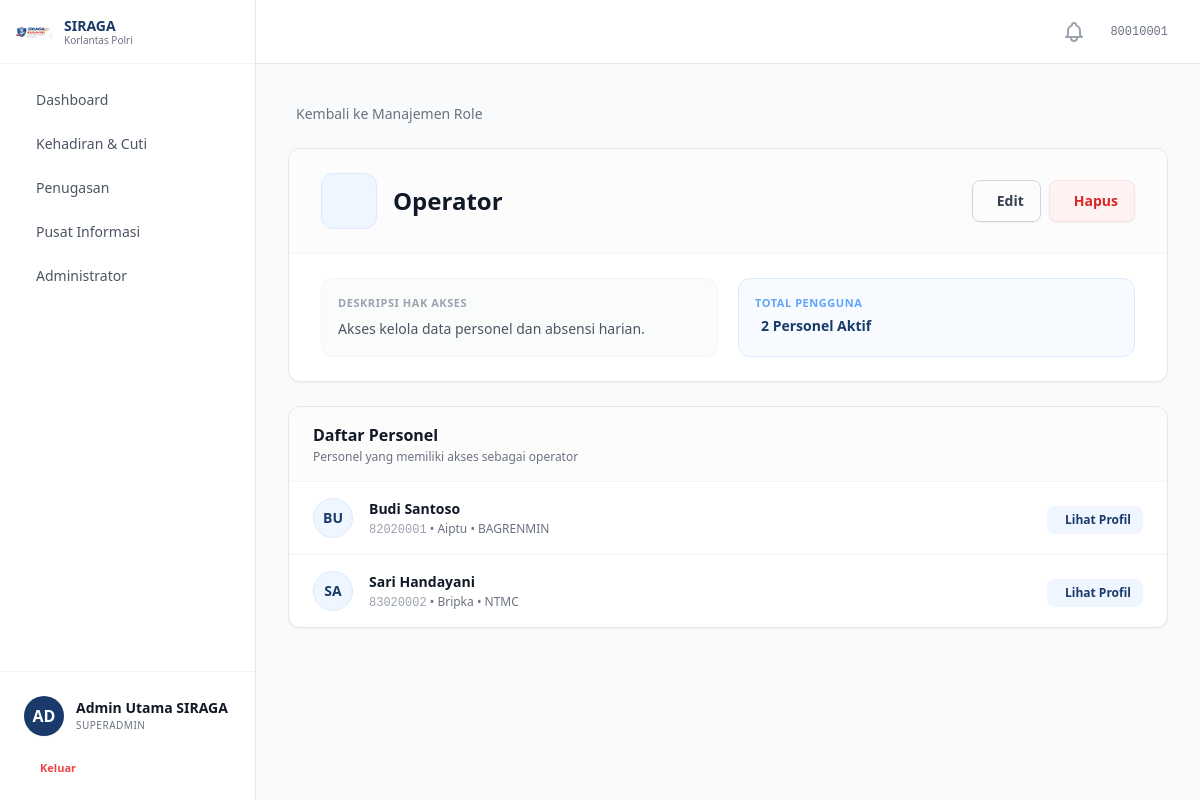
Screenshot of /accounts/roles/7/ (signed in) with the database file from the repository.
### accounts/models.py (models this page shows, shortened)
class MenuItem(models.Model):
    label = models.CharField(max_length=100, verbose_name='Label')
    path = models.CharField(max_length=200, blank=True, verbose_name='Path / URL Name')
    icon = models.CharField(max_length=100, blank=True, verbose_name='Icon')
    parent = models.ForeignKey(
        'self', on_delete=models.CASCADE, null=True, blank=True,
        related_name='submenus', verbose_name='Parent Menu'
    )
    sort_order = models.IntegerField(default=0, verbose_name='Sort Order')
    is_active = models.BooleanField(default=True, verbose_name='Active')
    class Meta:
        verbose_name = 'Menu Item'
        verbose_name_plural = 'Menu Items'
        ordering = ['sort_order', 'label']
    def get_url(self):
        try:
            return reverse(self.path)
        except NoReverseMatch:
            return self.path

class Personel(AbstractBaseUser, PermissionsMixin):
    ROLE_CHOICES = [
        ('personel', 'Personel'),
        ('operator', 'Operator'),
        ('pimpinan', 'Pimpinan'),
        ('superadmin', 'Superadmin'),
    ]
    PANGKAT_CHOICES = [
        ('Bharada', 'Bharada'),
        ('Bhayangkara', 'Bhayangkara'),
        ('Bripda', 'Bripda'),
        ('Briptu', 'Briptu'),
        ('Brigpol', 'Brigpol'),
        ('Bripka', 'Bripka'),
        ('Aipda', 'Aipda'),
        ('Aiptu', 'Aiptu'),
        ('Ipda', 'Ipda'),
        ('Iptu', 'Iptu'),
        ('AKP', 'AKP'),
        ('Kompol', 'Kompol'),
        ('AKBP', 'AKBP'),
        ('Kombespol', 'Kombespol'),
        ('Brigjen Pol', 'Brigjen Pol'),
        ('Irjen Pol', 'Irjen Pol'),
        ('Komjen Pol', 'Komjen Pol'),
        ('Jenderal Pol', 'Jenderal Pol'),
    ]
    nrp = models.CharField(max_length=20, unique=True, verbose_name='NRP')
    nama_lengkap = models.CharField(max_length=200, verbose_name='Nama Lengkap')
    email = models.EmailField(blank=True, verbose_name='Email')
    no_hp = models.CharField(max_length=20, blank=True, verbose_name='No. HP')
    pangkat = models.CharField(max_length=50, choices=PANGKAT_CHOICES, blank=True, verbose_name='Pangkat')
    jabatan = models.CharField(max_length=200, blank=True, verbose_name='Jabatan')
    satker = models.ForeignKey(
        Satker, on_delete=models.SET_NULL, null=True, blank=True,
        related_name='personel', verbose_name='Satuan Kerja'
    )
    role = models.CharField(max_length=20, choices=ROLE_CHOICES, default='personel', verbose_name='Role')
    role_obj = models.ForeignKey(
        Role, on_delete=models.SET_NULL, null=True, blank=True,
        related_name='personel_set', verbose_name='Role (Object)'
    )
    foto = models.ImageField(upload_to='foto_personel/', blank=True, null=True, verbose_name='Foto')
    is_active = models.BooleanField(default=False)
    status_verifikasi = models.CharField(
        max_length=20,
        choices=[('pending', 'Pending'), ('approved', 'Approved')],
        default='pending'
    )
    is_staff = models.BooleanField(default=False)
    tanggal_bergabung = models.DateTimeField(auto_now_add=True)
    tanggal_nonaktif = models.DateTimeField(null=True, blank=True, verbose_name='Tanggal Dinonaktifkan')
    alasan_nonaktif = models.TextField(blank=True, verbose_name='Alasan Dinonaktifkan')
    objects = PersonelManager()
    USERNAME_FIELD = 'nrp'
    REQUIRED_FIELDS = ['nama_lengkap']
    class Meta:
        verbose_name = 'Personel'
        verbose_name_plural = 'Personel'
        ordering = ['nama_lengkap']
    @property
    def is_superadmin(self):
        if self.role_obj:
            return self.role_obj.nama.lower() == 'superadmin'
        return self.role == 'superadmin'

class Role(models.Model):
    nama = models.CharField(max_length=100, unique=True, verbose_name='Nama Role')
    deskripsi = models.TextField(blank=True, verbose_name='Deskripsi')
    dibuat_pada = models.DateTimeField(default=timezone.now, verbose_name='Dibuat Pada')
    menus = models.ManyToManyField(MenuItem, blank=True, related_name='roles', verbose_name='Menu Access')
    class Meta:
        verbose_name = 'Role'
        verbose_name_plural = 'Role'
        ordering = ['nama']

class Satker(models.Model):
    nama = models.CharField(max_length=200)
    kode = models.CharField(max_length=20, unique=True)
    keterangan = models.TextField(blank=True)
    class Meta:
        verbose_name = "Satuan Kerja"
        verbose_name_plural = "Satuan Kerja"
        ordering = ['nama']

### accounts/views.py (the view)
# urls.py: path('roles/<int:pk>/', views.detail_role, name='detail_role'),
@cek_akses_menu('accounts:daftar_role')
def detail_role(request, pk):
    role = get_object_or_404(Role, pk=pk)
    pengguna_list = role.personel_set.filter(is_active=True).select_related('satker')
    return render(request, 'accounts/role/detail_role.html', {
        'role': role,
        'pengguna_list': pengguna_list,
    })

### accounts/context_processor.py (called while the page is built)
def jumlah_verifikasi(request):
    if request.user.is_authenticated and (request.user.is_superadmin or request.user.is_operator):
        count = Personel.objects.filter(status_verifikasi='pending').count()
        return {'jumlah_pending_verifikasi': count}
    return {'jumlah_pending_verifikasi': 0}

### notifikasi/context_processors.py (called while the page is built)
def notifikasi_unread_count(request):
    if request.user.is_authenticated:
        count = Notifikasi.objects.filter(user=request.user, is_read=False).count()
        return {'notif_unread_count': count}
    return {'notif_unread_count': 0}

### sprin/context_processors.py (called while the page is built)
def user_role(request):
    role = request.session.get('user_role', 'Operator')
    if role not in ['Operator', 'SDM', 'Pimpinan']:
        role = 'Operator'
    return {'user_role': role}

### templates/accounts/role/detail_role.html (shortened to what this page needs)
{% extends 'base.html' %}
{% block content %}
<div class="max-w-4xl mx-auto flex flex-col gap-6">
  <div>
    <a href="{% url 'accounts:daftar_role' %}" class="inline-flex items-center gap-2 text-sm text-gray-500 hover:text-gray-900 font-medium transition-colors">
      Kembali ke Manajemen Role
    </a>
  </div>
  <div class="bg-white rounded-xl shadow-sm border border-gray-200 overflow-hidden">
    <div class="p-6 sm:px-8 border-b border-gray-100 flex flex-col sm:flex-row items-start sm:items-center justify-between gap-4 bg-gray-50/50">
      <div class="flex items-center gap-4">
        <div class="w-14 h-14 rounded-xl bg-blue-50 text-primary flex items-center justify-center shrink-0 border border-blue-100">
        </div>
        <div>
          <h1 class="text-2xl font-bold text-gray-900 leading-tight">{{ role.nama|title }}</h1>
        </div>
      </div>
      <div class="flex items-center gap-2 shrink-0 w-full sm:w-auto mt-2 sm:mt-0">
        <a href="{% url 'accounts:edit_role' role.pk %}" class="flex-1 sm:flex-none inline-flex items-center justify-center gap-2 px-4 py-2.5 rounded-lg border border-gray-300 text-sm font-bold text-gray-700 hover:bg-gray-50 transition-all shadow-sm">
          Edit
        </a>
        <a href="{% url 'accounts:hapus_role' role.pk %}" class="flex-1 sm:flex-none inline-flex items-center justify-center gap-2 px-4 py-2.5 rounded-lg bg-red-50 border border-red-100 text-sm font-bold text-red-600 hover:bg-red-100 transition-all shadow-sm">
          Hapus
        </a>
      </div>
    </div>
    <div class="p-6 sm:px-8 grid grid-cols-1 md:grid-cols-2 gap-5">
      <div class="bg-gray-50/80 rounded-xl border border-gray-100 p-4">
        <p class="text-[11px] font-semibold text-gray-400 uppercase tracking-wider mb-1.5">Deskripsi Hak Akses</p>
        <p class="text-sm text-gray-600 leading-relaxed">{{ role.deskripsi|default:"Tidak ada deskripsi yang diatur untuk role ini." }}</p>
      </div>
      <div class="bg-blue-50/50 rounded-xl border border-blue-100 p-4">
        <p class="text-[11px] font-semibold text-blue-400 uppercase tracking-wider mb-1">Total Pengguna</p>
        <p class="text-sm font-bold text-primary flex items-center gap-1.5">
            {{ pengguna_list.count }} Personel Aktif
        </p>
      </div>
    </div>
  </div>
  {% if pengguna_list %}
  <div class="bg-white rounded-xl border border-gray-200 shadow-sm overflow-hidden mb-8">
    <div class="px-6 py-4 border-b border-gray-100 bg-gray-50/50 flex flex-col sm:flex-row sm:items-center justify-between gap-2">
      <div>
        <h2 class="text-base font-bold text-gray-900">Daftar Personel</h2>
        <p class="text-xs text-gray-500 mt-0.5">Personel yang memiliki akses sebagai {{ role.display_label|default:role.nama }}</p>
      </div>
    </div>
    <div class="divide-y divide-gray-100">
      {% for personel in pengguna_list %}
      <div class="flex flex-col sm:flex-row sm:items-center gap-4 px-6 py-4 hover:bg-gray-50/60 transition-colors">
        <div class="flex items-center gap-4 flex-1 min-w-0">
            <div class="w-10 h-10 rounded-full bg-blue-50 text-primary flex items-center justify-center font-bold text-sm shrink-0 border border-blue-100">
            {% if personel.foto %}
                <img src="{{ personel.foto.url }}" alt="{{ personel.nama_lengkap }}" class="w-full h-full object-cover rounded-full">
            {% else %}
                {{ personel.nama_lengkap|slice:":2"|upper }}
            {% endif %}
            </div>
            <div class="min-w-0">
                <p class="text-sm font-bold text-gray-900 truncate">{{ personel.nama_lengkap }}</p>
                <p class="text-xs text-gray-500 truncate mt-0.5">
                    <span class="font-mono text-gray-400">{{ personel.nrp }}</span>
                    &bull; {{ personel.pangkat|default:"-" }}
                    &bull; {{ personel.satker.kode|default:"-" }}
                </p>
            </div>
        </div>
        <div class="shrink-0 pl-14 sm:pl-0">
            <a href="{% url 'accounts:detail_personel' personel.pk %}" class="inline-flex items-center gap-1.5 px-3 py-1.5 text-xs font-bold text-primary bg-blue-50 hover:bg-blue-100 rounded-lg transition-colors whitespace-nowrap">
                Lihat Profil
            </a>
        </div>
      </div>
      {% endfor %}
    </div>
  </div>
  {% endif %}
</div>
{% endblock %}

### templates/base.html (shortened to what this page needs)
{% load static %}
<!DOCTYPE html>
<html lang="id" class="h-full">
<head>
  <script src="https://cdn.tailwindcss.com"></script>
  <link rel="stylesheet" href="{% static 'css/custom.css' %}" />
</head>
<body class="h-full bg-gray-50 text-gray-900 antialiased" x-data="{ sidebarOpen: true }">
  {% if user.is_authenticated %}
  <div class="flex h-screen overflow-hidden">
    <aside
      :class="sidebarOpen ? 'w-64' : 'w-20'"
      class="flex flex-col bg-white border-r border-gray-200 transition-all duration-300 ease-in-out z-20 overflow-x-hidden"
    >
      <div class="flex h-16 items-center justify-between px-4 border-b border-gray-100 shrink-0">
        <div class="flex items-center gap-3" x-show="sidebarOpen" x-transition:enter.opacity.duration.300ms>
          {% load static %}
          <img src="{% static 'images/logo-siraga.png' %}" alt="SIRAGA" class="w-9 h-9 object-contain" />
          <div>
            <p class="text-sm font-bold text-[#1a3a6b] leading-tight">SIRAGA</p>
            <p class="text-[10px] text-gray-500 leading-tight">Korlantas Polri</p>
          </div>
        </div>
        <button @click="sidebarOpen = !sidebarOpen"
                class="p-2 rounded-lg text-gray-400 hover:bg-gray-100 hover:text-primary transition-colors shrink-0"
                :class="!sidebarOpen ? 'mx-auto' : ''">
        </button>
      </div>
      <div class="flex-1 overflow-y-auto py-4 px-3 space-y-1 custom-scrollbar">
        {% for menu in sidebar_menus %}
          {% if not menu.submenus.all %}
            <a href="{{ menu.get_url }}"
               class="flex items-center gap-3 px-3 py-2.5 rounded-xl transition-all group hover:bg-primary/5"
               :class="!sidebarOpen ? 'justify-center' : ''">
              <span x-show="sidebarOpen" x-transition.opacity class="text-sm font-medium text-gray-600 group-hover:text-primary whitespace-nowrap">
                {{ menu.label }}
              </span>
            </a>
          {% else %}
            <div x-data="{ dropdownOpen: false }">
              <button @click="dropdownOpen = !dropdownOpen"
                      class="w-full flex items-center justify-between px-3 py-2.5 rounded-xl transition-all group hover:bg-primary/5"
                      :class="!sidebarOpen ? 'justify-center' : ''">
                <div class="flex items-center gap-3">
                  <span x-show="sidebarOpen" x-transition.opacity class="text-sm font-medium text-gray-600 group-hover:text-primary whitespace-nowrap">
                    {{ menu.label }}
                  </span>
                </div>
              </button>
            </div>
          {% endif %}
        {% endfor %}
      </div>
      <div class="mt-auto border-t border-gray-100 p-4 shrink-0">
        <a href="{% url 'accounts:profil' %}"
           class="flex items-center gap-3 p-2 rounded-xl hover:bg-gray-50 transition-all group"
           :class="!sidebarOpen ? 'justify-center' : ''">
          <div class="flex h-10 w-10 shrink-0 items-center justify-center rounded-full bg-primary text-white font-bold group-hover:ring-4 group-hover:ring-primary/10 transition-all shadow-sm">
            {% if user.foto %}
              <img src="{{ user.foto.url }}" class="h-10 w-10 rounded-full object-cover" alt="Foto Profil">
            {% else %}
              {{ user.nama_lengkap|slice:":2"|upper }}
            {% endif %}
          </div>
          <div x-show="sidebarOpen" x-transition.opacity class="flex flex-col overflow-hidden whitespace-nowrap">
            <span class="text-sm font-semibold text-gray-900 truncate">{{ user.nama_lengkap }}</span>
            <span class="text-[10px] text-gray-500 truncate uppercase tracking-wider font-medium">{{ user.role_obj.nama}}</span>
          </div>
        </a>
        <form action="{% url 'accounts:logout' %}" method="POST" class="mt-2">
          <button type="submit"
                  class="flex w-full items-center gap-3 px-3 py-2 text-[11px] font-bold text-red-500 hover:bg-red-50 rounded-lg transition-colors"
                  :class="!sidebarOpen ? 'justify-center' : ''">
            <span x-show="sidebarOpen" x-transition.opacity>Keluar</span>
          </button>
        </form>
      </div>
    </aside>
    <main class="flex-1 flex flex-col min-w-0 bg-gray-50 overflow-hidden">
      <header class="h-16 bg-white border-b border-gray-200 flex items-center justify-between px-8 shrink-0">
        <div class="flex items-center gap-4">
          <div class="relative" id="notification-dropdown-wrapper">
              <button type="button" id="notification-btn" class="relative p-2 text-gray-400 hover:text-[#1a3a6b] transition-colors focus:outline-none">
              </button>
          </div>
          <span class="text-xs text-gray-500 font-mono">{{ user.nrp }}</span>
        </div>
      </header>
      <div class="flex-1 overflow-y-auto p-8 custom-scrollbar">
        {% block content %}{% endblock %}
      </div>
    </main>
  </div>
  {% else %}
      {% block full_page %}{% endblock %}
  {% endif %}
</body>
</html>

### static/css/custom.css (style rules this page uses)
html { scroll-behavior: smooth; }

### rows the page displays
MenuItem: label "Dashboard"
MenuItem: label "Kehadiran & Cuti"
MenuItem: label "Penugasan"
MenuItem: label "Pusat Informasi"
MenuItem: label "Administrator"
Personel: nama_lengkap "AD", nama_lengkap "Admin Utama SIRAGA", role_obj.nama "SUPERADMIN", nrp "80010001"
Role: nama "Operator", deskripsi "Akses kelola data personel dan absensi harian.", display_label "operator"
Personel: nama_lengkap "BU", nama_lengkap "Budi Santoso", nrp "82020001", pangkat "Aiptu", satker.kode "BAGRENMIN"
Personel: nama_lengkap "SA", nama_lengkap "Sari Handayani", nrp "83020002", pangkat "Bripka", satker.kode "NTMC"

### other values shown
{{ pengguna_list.count }} "2"
